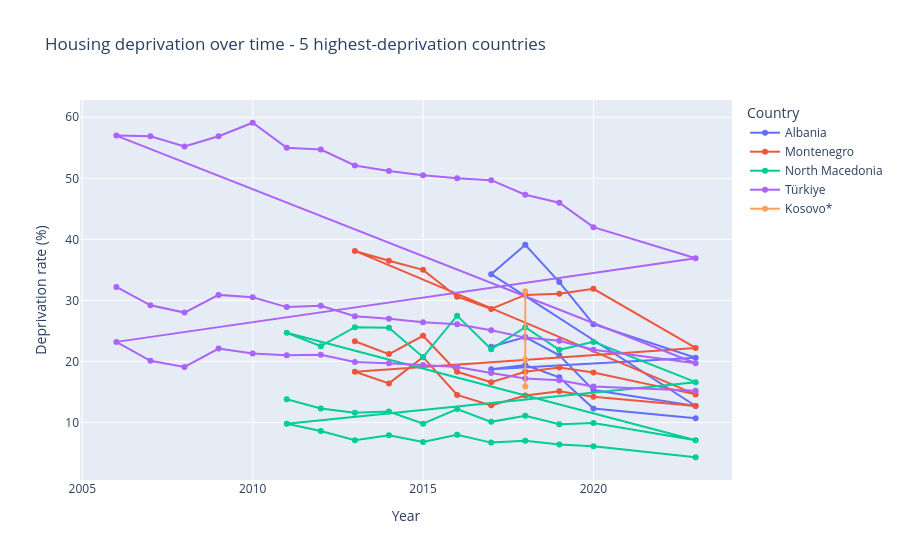

Notebook source saved alongside this figure:
### Code cell
# plot 4: deprivation over time for top 5 worst countries

top5 = latest_dep.sort_values("deprivation_rate", ascending=False).head(5)["geo"].tolist()
dep_top5 = df_deprivation_clean[df_deprivation_clean["geo"].isin(top5)]

fig4 = px.line(
    dep_top5, x="year", y="deprivation_rate", color="geo", markers=True,
    title="Housing deprivation over time - 5 highest-deprivation countries",
    labels={"deprivation_rate": "Deprivation rate (%)", "year": "Year", "geo": "Country"}
)
fig4.show()

### Figure 1 — Plotly figure (JSON) as saved in the notebook; plotly's stock layout.template omitted (floating-point values rounded to 4 significant figures)
{"data": [{"hovertemplate": "Country=Albania<br>Year=%{x}<br>Deprivation rate (%)=%{y}<extra></extra>", "legendgroup": "Albania", "line": {"color": "#636efa", "dash": "solid"}, "marker": {"symbol": "circle"}, "mode": "lines+markers", "name": "Albania", "orientation": "v", "showlegend": true, "type": "scatter", "x": [2017, 2018, 2019, 2020, 2023, 2017, 2018, 2019, 2020, 2023, 2017, 2018, 2019, 2020, 2023], "xaxis": "x", "y": [22.4, 24.0, 21.0, 15.3, 12.7, 34.3, 39.1, 33.0, 26.1, 20.6, 18.7, 19.4, 17.4, 12.3, 10.7], "yaxis": "y"}, {"hovertemplate": "Country=Montenegro<br>Year=%{x}<br>Deprivation rate (%)=%{y}<extra></extra>", "legendgroup": "Montenegro", "line": {"color": "#EF553B", "dash": "solid"}, "marker": {"symbol": "circle"}, "mode": "lines+markers", "name": "Montenegro", "orientation": "v", "showlegend": true, "type": "scatter", "x": [2013, 2014, 2015, 2016, 2017, 2018, 2019, 2020, 2023, 2013, 2014, 2015, 2016, 2017, 2018, 2019, 2020, 2023, 2013, 2014, 2015, 2016, 2017, 2018, 2019, 2020, 2023], "xaxis": "x", "y": [23.3, 21.2, 24.2, 18.3, 16.6, 18.3, 19.0, 18.2, 14.6, 38.1, 36.5, 35.0, 30.6, 28.6, 30.9, 31.1, 31.9, 22.2, 18.3, 16.4, 20.7, 14.5, 12.8, 14.4, 15.1, 14.2, 12.7], "yaxis": "y"}, {"hovertemplate": "Country=North Macedonia<br>Year=%{x}<br>Deprivation rate (%)=%{y}<extra></extra>", "legendgroup": "North Macedonia", "line": {"color": "#00cc96", "dash": "solid"}, "marker": {"symbol": "circle"}, "mode": "lines+markers", "name": "North Macedonia", "orientation": "v", "showlegend": true, "type": "scatter", "x": [2011, 2012, 2013, 2014, 2015, 2016, 2017, 2018, 2019, 2020, 2023, 2011, 2012, 2013, 2014, 2015, 2016, 2017, 2018, 2019, 2020, 2023, 2011, 2012, 2013, 2014, 2015, 2016, 2017, 2018, 2019, 2020, 2023], "xaxis": "x", "y": [13.8, 12.3, 11.6, 11.8, 9.8, 12.2, 10.1, 11.1, 9.7, 9.9, 7.1, 24.7, 22.5, 25.6, 25.5, 20.7, 27.5, 22.0, 25.6, 21.9, 23.2, 16.6, 9.8, 8.6, 7.1, 7.9, 6.8, 8.0, 6.7, 7.0, 6.4, 6.1, 4.3], "yaxis": "y"}, {"hovertemplate": "Country=Türkiye<br>Year=%{x}<br>Deprivation rate (%)=%{y}<extra></extra>", "legendgroup": "Türkiye", "line": {"color": "#ab63fa", "dash": "solid"}, "marker": {"symbol": "circle"}, "mode": "lines+markers", "name": "Türkiye", "orientation": "v", "showlegend": true, "type": "scatter", "x": [2006, 2007, 2008, 2009, 2010, 2011, 2012, 2013, 2014, 2015, 2016, 2017, 2018, 2019, 2020, 2023, 2006, 2007, 2008, 2009, 2010, 2011, 2012, 2013, 2014, 2015, 2016, 2017, 2018, 2019, 2020, 2023, 2006, 2007, 2008, 2009, 2010, 2011, 2012, 2013, 2014, 2015, 2016, 2017, 2018, 2019, 2020, 2023], "xaxis": "x", "y": [32.2, 29.2, 28.0, 30.9, 30.5, 28.9, 29.1, 27.4, 27.0, 26.4, 26.1, 25.1, 23.9, 23.4, 21.9, 19.7, 57.0, 56.9, 55.2, 56.9, 59.1, 55.0, 54.7, 52.1, 51.2, 50.5, 50.0, 49.7, 47.3, 46.0, 42.0, 36.9, 23.2, 20.1, 19.1, 22.1, 21.3, 21.0, 21.1, 19.9, 19.7, 19.4, 19.1, 18.1, 17.2, 16.9, 15.9, 15.2], "yaxis": "y"}, {"hovertemplate": "Country=Kosovo*<br>Year=%{x}<br>Deprivation rate (%)=%{y}<extra></extra>", "legendgroup": "Kosovo*", "line": {"color": "#FFA15A", "dash": "solid"}, "marker": {"symbol": "circle"}, "mode": "lines+markers", "name": "Kosovo*", "orientation": "v", "showlegend": true, "type": "scatter", "x": [2018, 2018, 2018], "xaxis": "x", "y": [20.3, 31.5, 15.9], "yaxis": "y"}], "layout": {"legend": {"title": {"text": "Country"}, "tracegroupgap": 0}, "title": {"text": "Housing deprivation over time - 5 highest-deprivation countries"}, "xaxis": {"anchor": "y", "domain": [0, 1], "title": {"text": "Year"}}, "yaxis": {"anchor": "x", "domain": [0, 1], "title": {"text": "Deprivation rate (%)"}}}}
